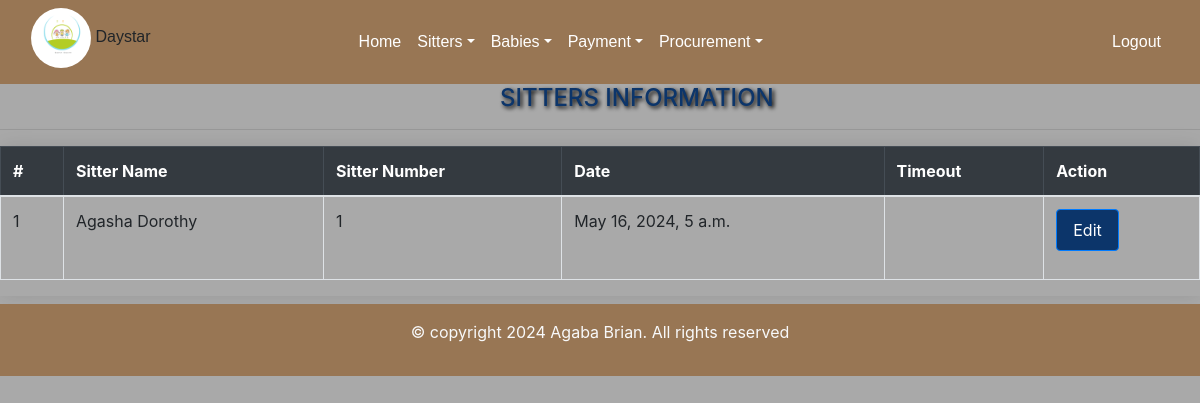
The page /reasitter/1/ on the database its author committed.
### day/models.py (models this page shows, shortened)
class Sitter_departure(models.Model):
    sitters_name=models.ForeignKey(Sitter_arrival, on_delete=models.CASCADE)
    sitter_number=models.CharField(max_length=100,unique=True)
    date_of_departure=models.DateTimeField()
    created_at=models.DateTimeField(auto_now_add=True, null=True)
    status=models.CharField(choices=[('Offduty', 'Offduty')], max_length=100,null=True)

class Sitter_arrival(models.Model):
    sitter_name=models.ForeignKey(Sitterform, on_delete=models.CASCADE)
    sitter_number=models.CharField(max_length=100,unique=True)
    date_of_arrival=models.DateTimeField()
    Attendancestatus=models.CharField(choices=[('onduty', 'onduty')], max_length=100)
    created_at=models.DateTimeField(auto_now_add=True, null=True)
    def __str__(self):
        return str(self.sitter_name)

class Sitterform(models.Model):
    name=models.CharField(max_length=200)
    gender=models.CharField(choices=[('male', 'Male'),('Female', 'Female')], max_length=100)
    location=models.CharField(choices=[('kabalagala', 'kabalagala')], max_length=100)
    date_of_birth=models.DateField(default=timezone.now)
    next_of_kin=models.CharField( max_length=200)
    national_identification_number=models.CharField(max_length=200,validators=[NINvalidate])
    recommenders_name=models.CharField(max_length=200)
    religon=models.CharField(max_length=200,null=True, blank=True)
    level_of_education=models.CharField( choices=[('Diploma','Diploma'),('Highschool certificate','Highschool certificate'),('Others','Others')],max_length=200)
    sitter_number=models.CharField(unique=True,max_length=100)
    contacts=models.CharField(max_length=100,validators=[contactvalidate])
    date=models.DateField(default=timezone.now)
    def __str__(self):
        return self.name

### day/views.py (the view)
# urls.py: path('reasitter/<int:id>/', views.readsitter, name='readsitter'),
def readsitter(request,id):
    sitter_info=Sitter_departure.objects.get(id=id)
    return render(request,'readsitter.html',{'sitter_info':sitter_info})

### day/templates/readsitter.html (shortened to what this page needs)
{% extends 'base.html' %}
{% load static %}
{% block content%}
</head>
<body>
<h4 class="mb-3">SITTERS INFORMATION</h4><hr>
<div class="table-responsive">
    <table class="table table-bordered table-hover">
        <thead class="table-dark">
            <tr>
                <th scope="col">#</th>
                <th scope="col"> Sitter Name</th>
                <th scope="col">Sitter Number</th>
                <th scope="col">Date</th>
                <th scope="col">Timeout</th>
                <th scope=>Action</th>
            </tr>
        </thead>
        <tbody>
            <tr>
                <td>{{ sitter_info.id }}</td>
                <td>{{ sitter_info.sitters_name}}</td>
                <td>{{ sitter_info.sitter_number }}</td>
                <td>{{ sitter_info.date_of_departure }}</td>
                <td>{{ sitter_info.timeout }}</td>
                <td>
                    <div>
                        <a href="{% url 'editsitter' id=sitter_info.id %}" class="btn btn-primary mb-3">Edit </a>
                    </div>
                </td>
            </tr>
        </tbody>
    </table>
</div>
{% endblock %}

### day/templates/readsitter.html (style rules this page uses)
.table-responsive { box-shadow: 0 0 20px rgba(0, 0, 0, 0.1); }
h4 { margin-left: 500px; color:#0C356A; text-shadow: 2px 2px 4px #000000; }
body { background-color: darkgray; }
.btn-primary { background-color: #094f9f; }
.btn { background-color: #0c356a; color: white; transition: background-color 0.7s; text-decoration: none; padding: 8px 16px; border-radius: 4px; }

### rows shown on the page
Sitter_departure: id "1", sitters_name "Agasha Dorothy", sitter_number "1", date_of_departure "May 16, 2024, 5 a.m."
